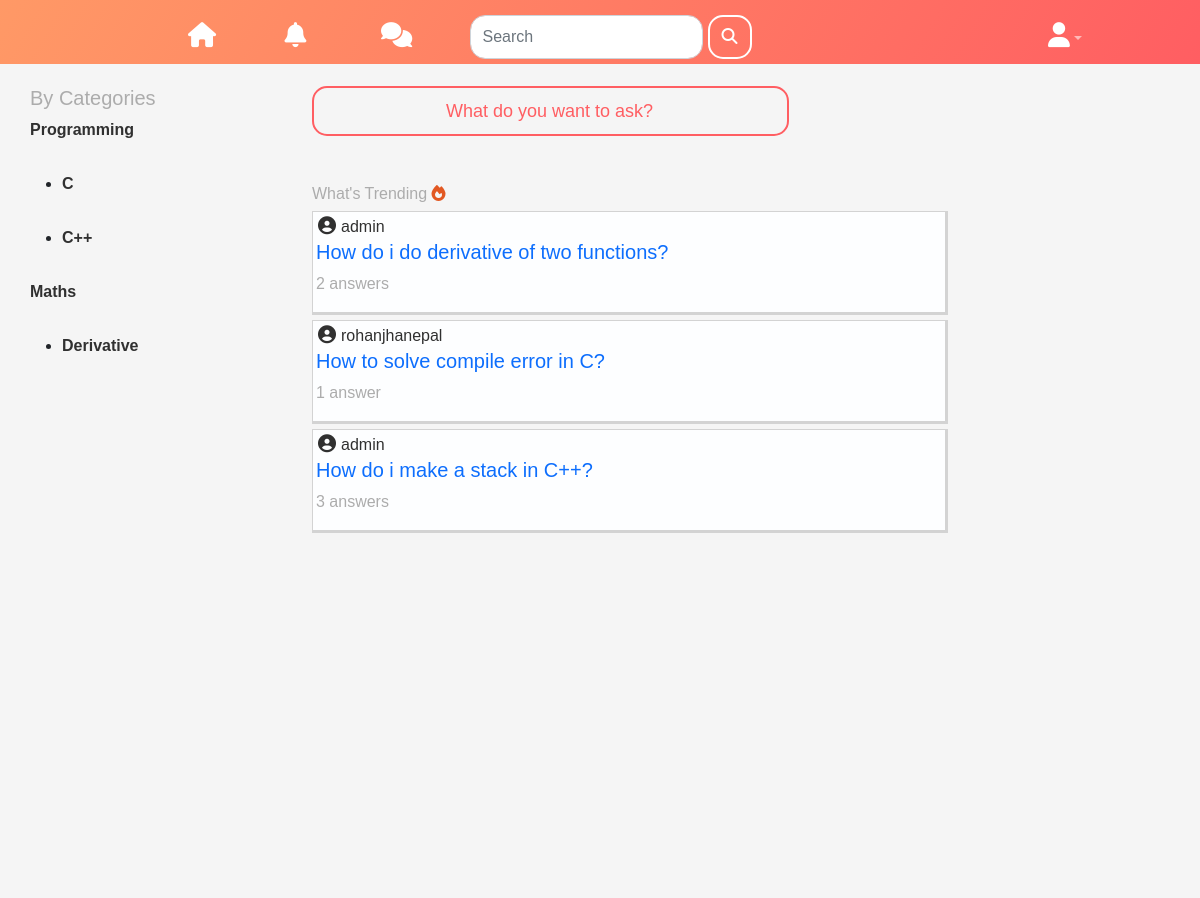
Before: / with the older database file.
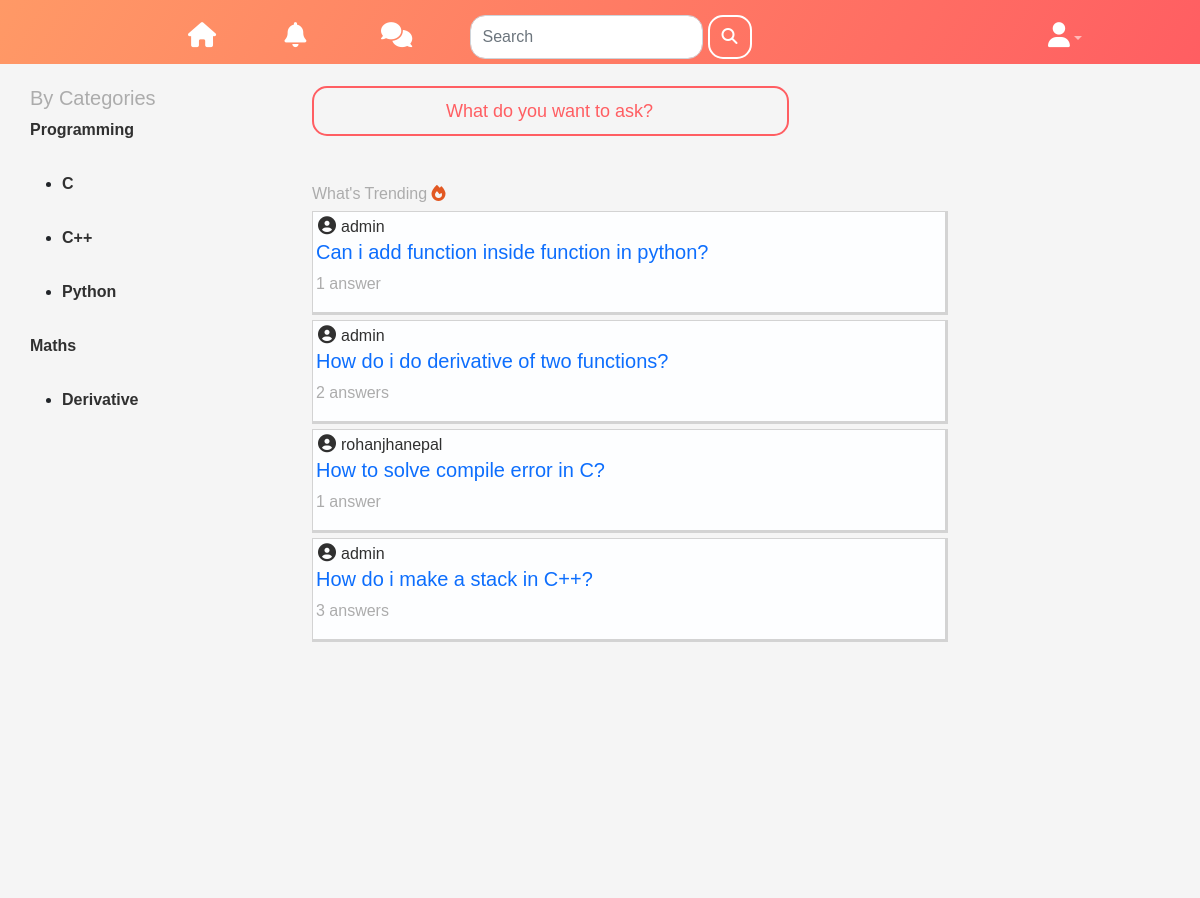
After: the same page with the newer database file.
### forum/models.py (models this page shows, shortened)
class Category(models.Model):
    name = models.CharField(max_length=255, unique=True)
    class Meta:
        verbose_name_plural = 'Categories'

class SubCategory(models.Model):
    name = models.CharField(max_length=255, unique=True)
    category = models.ForeignKey('forum.Category',related_name='subcategory',on_delete=models.CASCADE)
    class Meta:
        verbose_name_plural = 'SubCategories'

class Post(models.Model):
    title = models.CharField(max_length=200,blank=False)
    slug = models.SlugField(max_length=200, null=True, blank=True)
    tag = models.ManyToManyField('forum.Tag', blank=True,related_name='tag')
    category = models.ForeignKey('forum.Category', related_name="post_category" ,on_delete=models.CASCADE, null=True, blank=True)
    subcategory = models.ForeignKey('forum.SubCategory', related_name="post_sub_category" ,on_delete=models.CASCADE, null=True, blank=True)
    solved = models.BooleanField(default=False) #has the problem been solved?
    posted_by = models.ForeignKey(User, related_name='user',on_delete=models.CASCADE) #posted by user
    posted_on = models.DateTimeField(default=timezone.now)
    views = models.IntegerField(default=0) #total times the post was viewed
    answerCount = models.IntegerField(default=0) #number of answers

### forum/views.py (the view)
# urls.py: path('', views.index, name='home'),
def index(request): #home page of discussion forum
    categories = models.Category.objects.all()
    posts = models.Post.objects.all().order_by('-posted_on')
    context = {
        'categories': categories,
        'posts': posts,
    }
    return render(request, 'forum/index.html' , context=context)

### forum/templates/forum/index.html (shortened to what this page needs)
{% extends "forum/base.html" %}
{% load bootstrap4 %}
{% load static %}
{% block categories %}
<h5 style="color: #acacac; font-family: Verdana, Geneva, Tahoma, sans-serif ;">By Categories</h5>
{% for category in categories %}
    <a href={% url "forum:category" id=category.id %}>{{ category.name }}</a>
    {% for subcat in category.subcategory.all %}
        <ul><li> <a href={% url "forum:subcategory" id=subcat.id %}>{{ subcat.name }}</a></li></ul>
    {% endfor %}
{% endfor %}
{% endblock categories %}
{% block content %}
<div class="search-box">
    <input type="Button" name="ask" value="What do you want to ask?" class="btn btn-outline-primary main-btn">
</div>
<br>
<br>
<h6 >What's Trending <i class="fas fa-fire" style="color: #e25822;"></i></h6>
{% for post in posts %}
<div class="question-container">
    <p style="color: #303030; margin-bottom: 0px;" ><i class="fas fa-user-circle" style="margin: 5px; font-size: large;"></i>{{ post.posted_by }}</p>
    <h5 style="color: blue; padding-left: 3px;"><a href={% url "forum:post_detail" slug=post.slug %}>{{ post.title }}</a></h5>
    <p style="color: #acacac; padding-left: 3px;">
        {{ post.answerCount }}
        {% if post.answerCount > 1 %}  answers
        {% else %}  answer
        {% endif %}
    </p>
  </div>
  {% endfor %}
{% endblock content%}

### forum/templates/forum/base.html (shortened to what this page needs)
{% load static %}
<!doctype html>
<html lang="en">
  <head>
    <link href="https://cdn.jsdelivr.net/npm/bootstrap@5.1.3/dist/css/bootstrap.min.css" rel="stylesheet">
    <link rel="stylesheet" href="{% static "forum/css/base.css" %}">
  </head>
  <body>
    <nav class="navbar navbar-expand-lg navbar-dark bg-dark  bg-prime" id="header">
        <div class="container">
          <div class="collapse navbar-collapse" id="navbarResponsive">
            <ul class="navbar-nav ml-auto">
              <li class="nav-item">
                <a class="nav-link" href={% url "forum:home" %}><i style="color: white;"class="fas fa-home nav"></i>
              </li>
              <li class="nav-item">
                <a class="nav-link" href=""><i  style="color: white;"class="fas fa-bell nav"></i></a>
              </li>
              <li class="nav-item">
                <a class="nav-link" href=""><i  style="color: white;"class="fas fa-comments nav"></i></a>
              </li>
              <form class="form-inline top" action="{% url "forum:search" %}" method="get">
                <input class="form-control mr-sm-2 search-box-nav" style="margin-right: 5px; border-radius: 15px;color: #ff5e62;width:max-content;" type="text" placeholder="Search" aria-label="Search" name="q">
                <button class="btn search btn-outline-primary my-2 my-sm-0" type="submit"><i class="fas fa-search"></i></button>
              </form>
                <li class="nav-item dropdown" style="position: absolute;right: 0;margin-left: auto;">
                      <a class="nav-link dropdown-toggle" href="" id="navbarDropdown" role="button" data-toggle="dropdown" aria-haspopup="true" aria-expanded="false"><i style="color: white;" class="fas fa-user nav"></i></a>
                  </li>
            </ul>
          </div>
        </div>
      </nav>
    <div class="container">
      <div class="left-sidebar">
        <div class="imp-links">
         {% block categories %}
         {% endblock categories %}
        </div>
      </div>
      <div class="main-content">
      {% block content %} {% endblock content %}
      </div>
  </body>
</html>

### forum/static/forum/css/base.css (style rules this page uses)
* { margin:0; padding: 0; font-family:'poppins',sans-serif; }
body { background:#f5f5f5; }
i.nav { font-size: 25px; }
nav { background-image: linear-gradient(120deg,#ff9966,#ff5e62); height: 4rem; width: 100%; padding-left: 15%; position: fixed;; top: 0; z-index: 100; margin-bottom: 2px; }
.nav-item { width: 10rem; }
.form-inline { display: flex; padding-right: 25%; margin-right: auto; }
.form-inline.top { margin-left: auto; }
.container { display: flex; padding-top:20px; padding-bottom: 1%; padding-left: 0; }
.left-sidebar { background-color: #f5f5f5; flex-basis: 25%; position: sticky; top: 70px; align-self: flex-start; height: 100vh; }
.main-content { flex-basis: 47%; padding: 0; padding-left: 0; padding-right: 0; }
.imp-links a { text-decoration: none; display: flex; align-items: center; margin-bottom: 30px; color:#303030; width:fit-content; font-weight: bold; }
a { text-decoration: none; }
li i { margin:auto; }
input.main-btn { width: 90%; height: 50px; padding-left: 10px; font-family: sans-serif; font-size: large; font-weight: 500; border-radius: 15px; }
h6 { color: #acacac; font-family: sans-serif; }
.question-container { background-color:#FDFEFF; width: 120%; height: auto; border-top: 1px solid lightgrey; border-left: 1px solid lightgrey; border-right: 3px solid lightgray; border-bottom: 3px solid lightgray; margin-bottom: 5px; }
.search.btn-outline-primary { color: white !important; border:2px solid white !important; border-radius: 15px; padding-top: 0; padding-bottom: 0; }
.btn-outline-primary { color: #ff5e62; border:2px solid #ff5e62; border-radius: 15px; font-weight: 700; padding-top: 0; padding-bottom: 0; }

Changed rows visible on the page:
added SubCategory: name "Python", shown under Category "Programming"
added Post: posted_by "admin", title "Can i add function inside function in python?", answerCount "1"
